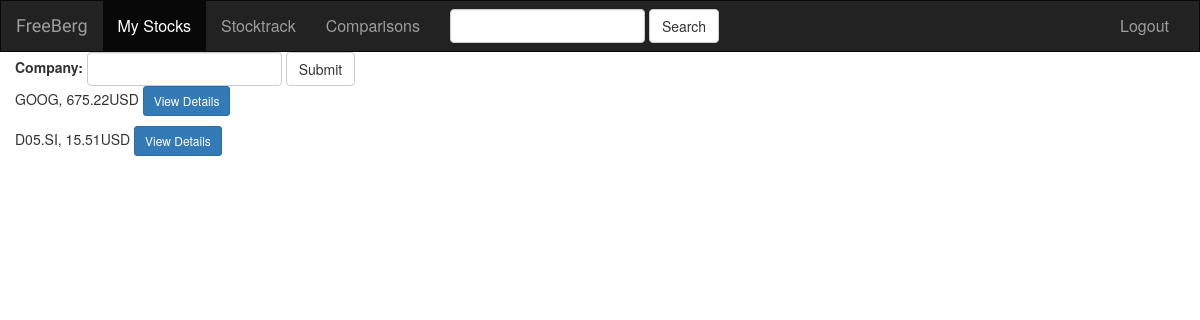
Page /allstocks/ on the earlier database version.
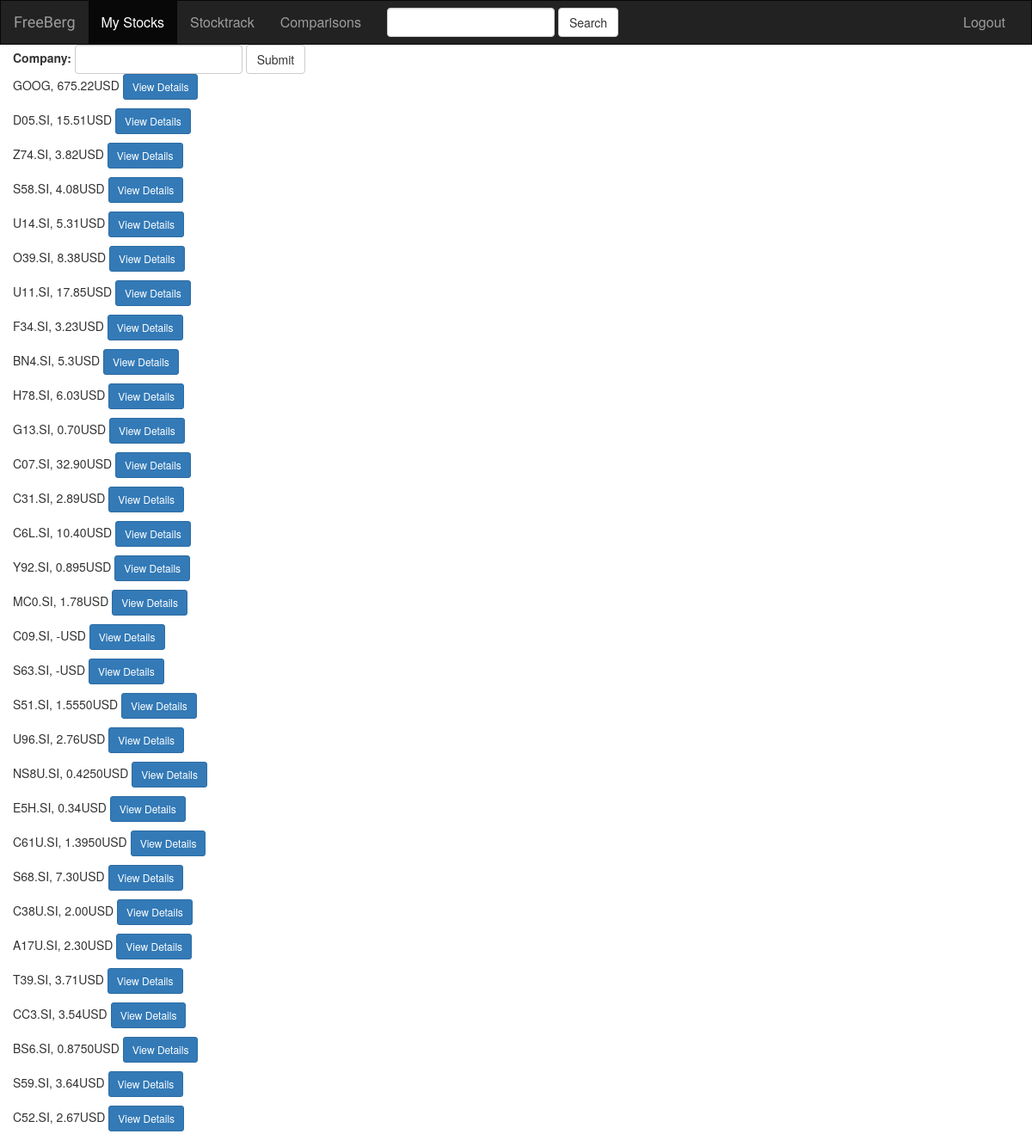
Same page on the later database version.
### stocktracker/models.py (models this page shows, shortened)
class Stock(models.Model):
    company_name = models.CharField(max_length = 100)
    ticker = models.CharField(max_length=10)
    bloom_ticker = models.CharField(max_length=10, null=True)
    lastprice = models.CharField(max_length = 10000000, default ='-')
    open = models.FloatField(blank=True, default = 1)
    close = models.FloatField(blank=False, default = 1)
    volume = models.IntegerField(blank=True, default = 1)
    description = models.TextField(null=True)
    start_date = models.DateField(null=True)
    price_change = models.FloatField(blank=True, default = 1)
    market_cap = models.FloatField(blank=True, default = 1)
    get_high = models.FloatField(blank=True, default = 1)
    get_low = models.FloatField(blank=True, default = 1)
    pb_ratio = models.FloatField(blank=True, default = 1)
    ebitda = models.FloatField(blank=True, default = 1)
    dividend = models.FloatField(blank=True, default = 1)
    industry = models.CharField(max_length=20, blank=True, default = '-')

### stocktracker/views.py (the view)
# urls.py: url(r'^allstocks/$', views.allstocks, name='allstocks'),
def allstocks(request):
    stocks = Stock.objects.all()
    query = request.GET.get('q')
    if query:
        stocks = stocks.filter(Q(ticker__icontains=query)|
                               Q(company_name__icontains=query)).distinct()
    context = {'stocks': stocks}
    return render(request, 'stocktracker/allstocks.html', context)

### stocktracker/templates/stocktracker/allstocks.html
{% extends 'stocktracker/base.html' %}
{% block body %}
<div class="albums-container container-fluid">
    <form class="search form-inline" role="form">
        <div class="form-group">
            <label for="company">Company:</label>
            <input type="text" class="form-control" id="company">
        </div>
        <button type="submit" class="btn btn-default">Submit</button>
    </form>
    {% for stock in stocks %}
            <p>
                {{ stock.ticker }},
                {{ stock.lastprice }}USD
                <a href="{% url 'stocktracker:individual_stock' stock.id %}" class="btn btn-primary btn-sm" role="button">View Details</a>
            </p>
    {% endfor %}
{% endblock %}

### stocktracker/templates/stocktracker/base.html (shortened to what this page needs)
<!DOCTYPE html>
<html lang="en">
<head>
    {% load staticfiles %}
    <link rel="stylesheet" href="https://maxcdn.bootstrapcdn.com/bootstrap/3.3.6/css/bootstrap.min.css" />
    <link rel="stylesheet" type="text/css" href="{% static 'stocktracker/style.css' %}" />
</head>
<body>
        <nav class="navbar navbar-inverse">
                <div class="container-fluid">
                    <div class="navbar-header">
                        <a href="{% url 'stocktracker:index' %}" class="navbar-brand">FreeBerg</a>
                    </div>
                    <div class="collapse navbar-collapse" id="MainNavBar">
                        <ul class="nav navbar-nav">
                            <li class="active"><a href="#">My Stocks</a></li>
                            <li><a href="{% url 'stocktracker:allstocks' %}">Stocktrack</a></li>
                            <li><a href="#">Comparisons</a></li>
                        </ul>
                        <form class="navbar-form navbar-left" role="search" method="GET" action="">
                            <div class="form-group">
                            <input type="text" class="form-control" name="q" value="{{ request.GET.q }}">
                            </div>
                        <button type="submit" class="btn btn-default">Search</button>
                        </form>
                        <ul class="nav navbar-nav navbar-right">
                            <li><a href="#">Logout</a></li>
                        </ul>
                    </div>
                </div>
        </nav>
{% block body %}
{% endblock %}
</body>
</html>

### stocktracker/static/stocktracker/style.css (style rules this page uses)
body { background: white; }
.navbar { border-radius:0; margin:0; }
.navbar-brand { font-family: 'Satisfy','cursive'; }
.nav { font-size: 16px; }

Differences in the rows shown:
added Stock: ticker "Z74.SI", lastprice "3.82"
added Stock: ticker "S58.SI", lastprice "4.08"
added Stock: ticker "U14.SI", lastprice "5.31"
added Stock: ticker "O39.SI", lastprice "8.38"
added Stock: ticker "U11.SI", lastprice "17.85"
added Stock: ticker "F34.SI", lastprice "3.23"
added Stock: ticker "BN4.SI", lastprice "5.3"
added Stock: ticker "H78.SI", lastprice "6.03"
added Stock: ticker "G13.SI", lastprice "0.70"
added Stock: ticker "C07.SI", lastprice "32.90"
added Stock: ticker "C31.SI", lastprice "2.89"
added Stock: ticker "C6L.SI", lastprice "10.40"
added Stock: ticker "Y92.SI", lastprice "0.895"
added Stock: ticker "MC0.SI", lastprice "1.78"
added Stock: ticker "C09.SI", lastprice "-"
added Stock: ticker "S63.SI", lastprice "-"
added Stock: ticker "S51.SI", lastprice "1.5550"
added Stock: ticker "U96.SI", lastprice "2.76"
added Stock: ticker "NS8U.SI", lastprice "0.4250"
added Stock: ticker "E5H.SI", lastprice "0.34"
added Stock: ticker "C61U.SI", lastprice "1.3950"
added Stock: ticker "S68.SI", lastprice "7.30"
added Stock: ticker "C38U.SI", lastprice "2.00"
added Stock: ticker "A17U.SI", lastprice "2.30"
added Stock: ticker "T39.SI", lastprice "3.71"
added Stock: ticker "CC3.SI", lastprice "3.54"
added Stock: ticker "BS6.SI", lastprice "0.8750"
added Stock: ticker "S59.SI", lastprice "3.64"
added Stock: ticker "C52.SI", lastprice "2.67"
